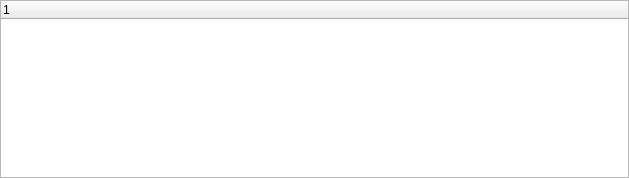
<?xml version="1.0" encoding="UTF-8"?>
<ui version="4.0">
 <class>TimelineWidget</class>
 <widget class="QWidget" name="TimelineWidget">
  <property name="geometry">
   <rect>
    <x>0</x>
    <y>0</y>
    <width>629</width>
    <height>178</height>
   </rect>
  </property>
  <property name="windowTitle">
   <string>Timeline</string>
  </property>
  <layout class="QVBoxLayout" name="verticalLayout">
   <property name="spacing">
    <number>0</number>
   </property>
   <property name="margin">
    <number>0</number>
   </property>
   <item>
    <widget class="QTreeWidget" name="channelsWidget">
     <property name="contextMenuPolicy">
      <enum>Qt::CustomContextMenu</enum>
     </property>
     <property name="frameShape">
      <enum>QFrame::StyledPanel</enum>
     </property>
     <property name="editTriggers">
      <set>QAbstractItemView::SelectedClicked</set>
     </property>
     <property name="showDropIndicator" stdset="0">
      <bool>false</bool>
     </property>
     <property name="selectionMode">
      <enum>QAbstractItemView::MultiSelection</enum>
     </property>
     <property name="animated">
      <bool>true</bool>
     </property>
     <property name="headerHidden">
      <bool>false</bool>
     </property>
     <attribute name="headerCascadingSectionResizes">
      <bool>true</bool>
     </attribute>
     <attribute name="headerDefaultSectionSize">
      <number>70</number>
     </attribute>
     <attribute name="headerMinimumSectionSize">
      <number>20</number>
     </attribute>
     <column>
      <property name="text">
       <string/>
      </property>
     </column>
     <column>
      <property name="text">
       <string/>
      </property>
     </column>
     <column>
      <property name="text">
       <string/>
      </property>
     </column>
    </widget>
   </item>
  </layout>
  <action name="actionRemoveChannels">
   <property name="text">
    <string>Remove channels</string>
   </property>
  </action>
 </widget>
 <resources>
  <include location="Icons.qrc"/>
 </resources>
 <connections>
  <connection>
   <sender>actionRemoveChannels</sender>
   <signal>triggered()</signal>
   <receiver>TimelineWidget</receiver>
   <slot>removeSelectedChannels()</slot>
   <hints>
    <hint type="sourcelabel">
     <x>-1</x>
     <y>-1</y>
    </hint>
    <hint type="destinationlabel">
     <x>317</x>
     <y>109</y>
    </hint>
   </hints>
  </connection>
  <connection>
   <sender>channelsWidget</sender>
   <signal>customContextMenuRequested(QPoint)</signal>
   <receiver>TimelineWidget</receiver>
   <slot>showChannelsTreeContextMenu(QPoint)</slot>
   <hints>
    <hint type="sourcelabel">
     <x>317</x>
     <y>97</y>
    </hint>
    <hint type="destinationlabel">
     <x>317</x>
     <y>109</y>
    </hint>
   </hints>
  </connection>
  <connection>
   <sender>channelsWidget</sender>
   <signal>itemClicked(QTreeWidgetItem*,int)</signal>
   <receiver>TimelineWidget</receiver>
   <slot>onItemClicked(QTreeWidgetItem*,int)</slot>
   <hints>
    <hint type="sourcelabel">
     <x>321</x>
     <y>75</y>
    </hint>
    <hint type="destinationlabel">
     <x>317</x>
     <y>75</y>
    </hint>
   </hints>
  </connection>
  <connection>
   <sender>channelsWidget</sender>
   <signal>itemDoubleClicked(QTreeWidgetItem*,int)</signal>
   <receiver>TimelineWidget</receiver>
   <slot>onItemDblClicked(QTreeWidgetItem*,int)</slot>
   <hints>
    <hint type="sourcelabel">
     <x>321</x>
     <y>75</y>
    </hint>
    <hint type="destinationlabel">
     <x>317</x>
     <y>75</y>
    </hint>
   </hints>
  </connection>
 </connections>
 <slots>
  <signal>offsetChanged(double)</signal>
  <signal>timeChanged(double)</signal>
  <signal>lengthChanged(double)</signal>
  <slot>timeSliderChanged(int)</slot>
  <slot>removeSelectedChannels()</slot>
  <slot>setTime(double)</slot>
  <slot>showChannelsTreeContextMenu(QPoint)</slot>
  <slot>timeChanged(QTime)</slot>
  <slot>scaleChanged(double)</slot>
  <slot>playbackDirectionChanged(int)</slot>
  <slot>toBegin()</slot>
  <slot>toEnd()</slot>
  <slot>play(bool)</slot>
  <slot>stop()</slot>
  <slot>onItemClicked(QTreeWidgetItem*,int)</slot>
  <slot>onItemDblClicked(QTreeWidgetItem*,int)</slot>
 </slots>
</ui>
